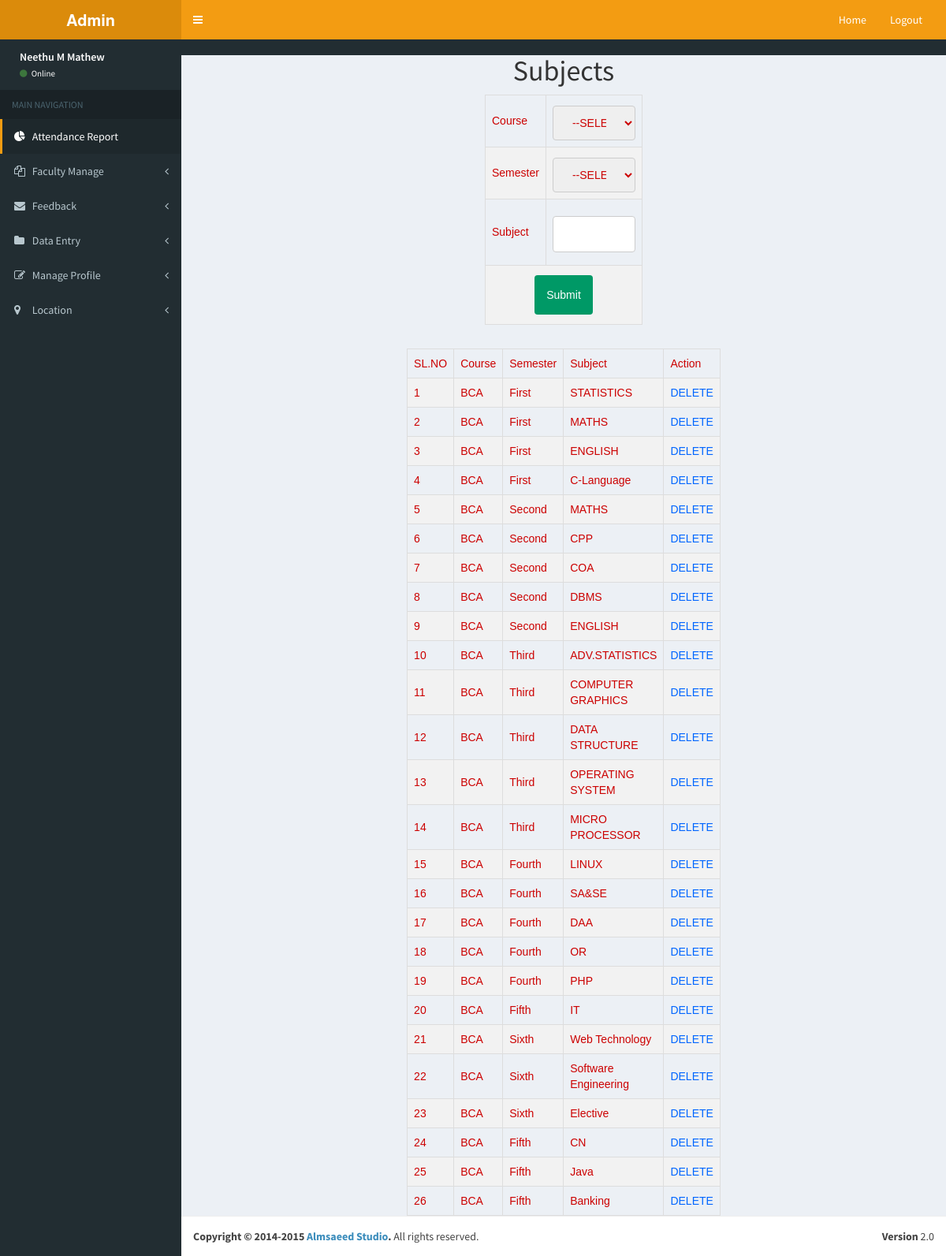
The page /Project/Admin/Subject.php (signed in) on the database its author committed.
### tables this page shows
CREATE TABLE `tbl_subject` (
  `subject_id` int(11) NOT NULL,
  `subject_name` varchar(20) NOT NULL,
  `semester_id` int(10) NOT NULL,
  `course_id` int(10) NOT NULL
);

CREATE TABLE `tbl_course` (
  `course_id` int(11) NOT NULL,
  `course_name` varchar(20) NOT NULL
);

CREATE TABLE `tbl_semester` (
  `semester_id` int(11) NOT NULL,
  `semester_name` varchar(10) NOT NULL
);

### Project/Admin/Subject.php (the view, shortened to what this page needs)
<!DOCTYPE html PUBLIC "-//W3C//DTD XHTML 1.0 Transitional//EN" "http://www.w3.org/TR/xhtml1/DTD/xhtml1-transitional.dtd">
<html xmlns="http://www.w3.org/1999/xhtml">
<head>
</head>
<?php
include('Head.php');
?>
<body>
<div id="tab" align="center">
<h1 align="center">Subjects</h1>
<?php
include("../Assets/Connection/Connection.php");
?>
<form id="form1" name="form1" method="post" action="">
  <table width="200" border="1">
    <tr>
      <td>Course</td>
      <td><label for="txt_course"></label>
        <select required name="txt_course" id="txt_course">
        <option>--SELECT COURSE--</option>
      </select></td>
    </tr>
    <tr>
      <td>Semester</td>
      <td><label for="txt_semester"></label>
        <select required name="txt_semester" id="txt_semester">
         <option>--SELECT SEMESTER--</option>
      </select></td>
    </tr>
    <tr>
      <td>Subject</td>
      <td><label for="txt_subject"></label>
      <input type="text" name="txt_subject" id="txt_subject" /></td>
    </tr>
    <tr>
      <td colspan="2" align="center"><input type="submit" name="btn_submit" id="btn_submit" value="Submit" /></td>
    </tr>
  </table>
  <p>&nbsp;</p>
  <table width="200" border="1">
    <tr>
      <td>SL.NO</td>
      <td>Course</td>
      <td>Semester</td>
      <td>Subject</td>
      <td>Action</td>
    </tr>
     <?php
  $i=0;
  $selQry= "select * from tbl_subject s inner join tbl_course  c on c.course_id = s.course_id inner join tbl_semester b on b.semester_id = s.semester_id";
  $result=$con->query($selQry);
	while($row=$result->fetch_assoc())
	{
		$i++;
	?>
    <tr>
      <td><?php echo $i ;?></td>
      <td><?php echo $row['course_name'];  ?></td>
      <td><?php echo $row['semester_name'];  ?></td>
      <td><?php echo $row['subject_name']; ?></td>
      <td><a href="Subject.php?did= <?php echo $row['subject_id'] ?>">DELETE</a></td>
    </tr>
    <?php
	}
	?>
  </table>
</form>
</div>
</body>
</html>
<?php
        include('Foot.php');
        ?>

### Project/Assets/Template/form.css (style rules this page uses)
#tab { font-family: "Trebuchet MS", Arial, Helvetica, sans-serif; border-collapse: collapse; width: 100%; }
#tab td, #tab th { border: 1px solid #ddd; padding: 8px; color: #C00; }
#tab a { color:#06F; }
#tab tr:nth-child(even) { background-color: #f2f2f2; }
input[type=text],[type=password],[type=email],[type=date], select { width: 100%; padding: 12px 20px; margin: 8px 0; display: inline-block; border: 1px solid #ccc; border-radius: 4px; box-sizing: border-box; }
input[type=submit] { background-color: #096; color: white; padding: 15px; margin: 4px 0; border: none; border-radius: 4px; cursor: pointer; }

### rows shown on the page
tbl_subject: course.course_name "BCA", semester.semester_name "First", subject_name "STATISTICS"
tbl_subject: course.course_name "BCA", semester.semester_name "First", subject_name "MATHS"
tbl_subject: course.course_name "BCA", semester.semester_name "First", subject_name "ENGLISH"
tbl_subject: course.course_name "BCA", semester.semester_name "First", subject_name "C-Language"
tbl_subject: course.course_name "BCA", semester.semester_name "Second", subject_name "MATHS"
tbl_subject: course.course_name "BCA", semester.semester_name "Second", subject_name "CPP"
tbl_subject: course.course_name "BCA", semester.semester_name "Second", subject_name "COA"
tbl_subject: course.course_name "BCA", semester.semester_name "Second", subject_name "DBMS"
tbl_subject: course.course_name "BCA", semester.semester_name "Second", subject_name "ENGLISH"
tbl_subject: course.course_name "BCA", semester.semester_name "Third", subject_name "ADV.STATISTICS"
tbl_subject: course.course_name "BCA", semester.semester_name "Third", subject_name "COMPUTER GRAPHICS"
tbl_subject: course.course_name "BCA", semester.semester_name "Third", subject_name "DATA STRUCTURE"
tbl_subject: course.course_name "BCA", semester.semester_name "Third", subject_name "OPERATING SYSTEM"
tbl_subject: course.course_name "BCA", semester.semester_name "Third", subject_name "MICRO PROCESSOR"
tbl_subject: course.course_name "BCA", semester.semester_name "Fourth", subject_name "LINUX"
tbl_subject: course.course_name "BCA", semester.semester_name "Fourth", subject_name "SA&SE"
tbl_subject: course.course_name "BCA", semester.semester_name "Fourth", subject_name "DAA"
tbl_subject: course.course_name "BCA", semester.semester_name "Fourth", subject_name "OR"
tbl_subject: course.course_name "BCA", semester.semester_name "Fourth", subject_name "PHP"
tbl_subject: course.course_name "BCA", semester.semester_name "Fifth", subject_name "IT"
tbl_subject: course.course_name "BCA", semester.semester_name "Sixth", subject_name "Web Technology"
tbl_subject: course.course_name "BCA", semester.semester_name "Sixth", subject_name "Software Engineering"
tbl_subject: course.course_name "BCA", semester.semester_name "Sixth", subject_name "Elective"
tbl_subject: course.course_name "BCA", semester.semester_name "Fifth", subject_name "CN"
tbl_subject: course.course_name "BCA", semester.semester_name "Fifth", subject_name "Java"
tbl_subject: course.course_name "BCA", semester.semester_name "Fifth", subject_name "Banking"
